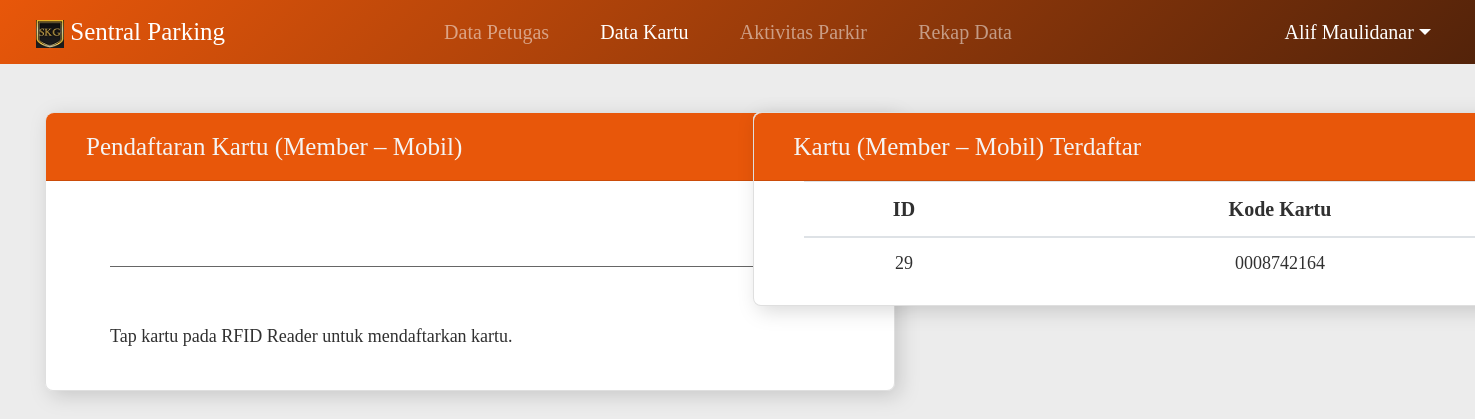
Screenshot of /mitra/daftar/member-mobil.php with the database file from the repository.
### tables this page shows
CREATE TABLE `kartu_daftar` (
  `id` int(5) NOT NULL,
  `id_kode_kartu` int(5) NOT NULL,
  `id_status` int(1) NOT NULL,
  `id_jenis` int(1) DEFAULT NULL
);

CREATE TABLE `kartu_kartu` (
  `id_kode_kartu` int(5) NOT NULL,
  `kode_kartu` varchar(10) NOT NULL
);

### mitra/daftar/member-mobil.php (the view, shortened to what this page needs)
<!doctype html>
<html lang="en">
<head>
    <link rel="stylesheet" href="https://cdn.jsdelivr.net/npm/bootstrap@4.0.0/dist/css/bootstrap.min.css">
    <link rel="stylesheet" href="css/member-mobil.css">
</head>
<body>
    <div class="container-fluid w-100">
        <nav class="navbar navbar-expand-lg navbar-dark d-flex gradien fixed-top w-100 align-middle">
            <a class="navbar-brand" href="../data-petugas-mitra.php">
                <img src="../../assets/logo/logo32x32.png" width="28" height="28" class="d-inline-block align-middle" alt="">
                Sentral Parking
            </a>
            <ul class="navbar-nav w-50 mx-auto d-flex align-items-center justify-content-center">
                <li class="nav-item w-100">
                    <div class="collapse navbar-collapse" id="navbarNavAltMarkup">
                        <div class="navbar-nav justify-content-around menu-lists">
                            <p class="nav-item nav-link menu"> </p>
                            <a class="nav-item nav-link menu" href="../data-petugas-mitra.php">Data Petugas</a>
                            <a class="nav-item nav-link menu active" href="../data-kartu-mitra.php">Data Kartu</a>
                            <a class="nav-item nav-link menu" href="../aktivitas-parkir-mitra.php">Aktivitas Parkir</a>
                            <a class="nav-item nav-link menu" href="../rekap-data-mitra.php">Rekap Data</a>
                            <p class="nav-item nav-link menu"> </p>
                        </div>
                    </div>
                </li>
            </ul>
            <ul class="navbar-nav profile d-flex align-items-center justify-content-end">
                <li class="nav-item dropdown active text-right">
                    <a class="nav-link dropdown-toggle tombol-profile d-flex align-items-center justify-content-end" href="#" id="navbarDropdown" role="button" data-toggle="dropdown" aria-haspopup="true" aria-expanded="false">
                        Alif Maulidanar
                    </a>
                </li>
            </ul>
        </nav>
        <div class="container-fluid">
            <div class="row w-100 marpad-1 justify-content-around mx-auto">
                <div class="col-lg-6">
                    <div class="area-mp mx-auto">
                        <div class="card masuk">
                            <div class="card-header">
                                <ul class="list-inline w-100 h-100 d-flex justify-content-start baris-judul-masuk">
                                    <li class="list-inline-item judul d-flex align-items-center">Pendaftaran Kartu (Member – Mobil)</li>
                                </ul>
                            </div>
                            <div class="container form-kendaraan">
                                <form action="" method="post">
                                    <div class="row w-100 justify-content-center kendaraan">
                                        <div class="col-lg-11 w-100 identitas">
                                            <div class="row">
                                                <div class="col form-group">
                                                    <input type="text" class="form-control plat text-center" name="kode_kartu" id="kode_kartu">
                                                </div>
                                            </div>
                                        </div>
                                    </div>
                                    <div class="row justify-content-start">
                                        <span class="success-message">
                                            <?php
                                                function teksDef() {
                                                    echo 'Tap kartu pada RFID Reader untuk mendaftarkan kartu.';
                                                }
                                                $def = teksDef();
                                            ?>
                                        </span>
                                    </div>
                                </form>
                            </div>
                        </div>
                    </div>
                </div>
                <div class="col-lg-6">
                    <div class="area-kp mx-auto">
                        <div class="card keluar">
                            <div class="card-header">
                                <ul class="list-inline w-100 h-100 d-flex justify-content-start baris-judul-keluar">
                                    <li class="list-inline-item judul d-flex align-items-center">Kartu (Member – Mobil) Terdaftar</li>
                                </ul>
                            </div>
                            <div class="container form-kendaraan">
                                <div class="row w-100 d-flex justify-content-center baris-tabel-petugas">
                                    <div class="col-lg-12">
                                        <table class="table table-responsive-lg table-hover tabel-kendaraan">
                                            <thead>
                                                <tr>
                                                    <th scope="col">ID</th>
                                                    <th scope="col">Kode Kartu</th>
                                                </tr>
                                            </thead>
                                            <tbody>
                                                <?php
                                                    include '../../config/koneksi2.php';
                                                    $query = mysqli_query($con, "SELECT kartu_daftar.id_kode_kartu, kartu_daftar.id_jenis, kartu_daftar.id_status, kartu_kartu.id_kode_kartu, kartu_kartu.kode_kartu FROM kartu_daftar, kartu_kartu WHERE kartu_daftar.id_status = '2' AND kartu_daftar.id_jenis = '1' AND kartu_daftar.id_kode_kartu = kartu_kartu.id_kode_kartu");
                                                    if($query->num_rows > 0){
                                                        while($row = $query-> fetch_assoc()){
                                                            echo "<tr>
                                                                <td>$row[id_kode_kartu]</td>
                                                                <td>$row[kode_kartu]</td>
                                                            </tr>";
                                                        }
                                                    } else {
                                                        echo "<h5>Data kartu tidak ditemukan.</h5>";
                                                    }
                                                ?>
                                            </tbody>
                                    </table>
                                    </div>
                                </div>
                            </div>
                        </div>
                    </div>
                </div>
            </div>
        </div>
</body>
</html>

### mitra/daftar/css/member-mobil.css (style rules this page uses)
body, html { font-family: 'Noto Sans Regular'; background-color: #ECECEC; }
.navbar { width: 100%; }
.navbar-nav { width: 100%; margin-right: 1.25rem; }
.gradien { background-image: linear-gradient(135deg, #E8570A, #53230A); }
.navbar-brand { font-family: "Noto Sans Bold"; font-size: 1.563rem; margin-left: 1.25rem; }
.menu-lists { margin: 0; }
.menu { font-family: "Noto Sans Semibold"; font-size: 1.25rem; }
.profile { width: 14rem; margin-right: 1.25rem; margin-left: 0; }
.tombol-profile { font-size: 1.25rem; }
.area-mp { width: 53.125rem; background-color: #FFFFFF; color: #303030; border-radius: 8px; }
.kendaraan { margin-left: 0; }
.area-kp { width: 53.125rem; background-color: #FFFFFF; color: #303030; border-radius: 8px; }
.card { filter: drop-shadow(5px 5px 10px rgba(0, 0, 0, 0.15)); }
.marpad-1 { padding-top: 7rem; }
.masuk .card-header { background-color: #E8570A; border-radius: 8px 8px 0 0; font-size: 1.563rem; font-family: "Noto Sans Semibold"; height: 4.25rem; }
.judul { color: #F4F4F4; margin-left: 1.25rem; }
.masuk { border-radius: 8px; }
.form-control { color: #666666; background-color: #f4f4f4; font-size: 1.25rem; border: none; border-bottom: 1px solid #666666; padding-left: 0; padding-right: 0; padding-bottom: .938rem; border-radius: 0; background: none; }
.plat { padding-top: 2.5rem !important; }
.keluar .card-header { background-color: #E8570A; border-radius: 8px 8px 0 0; font-size: 1.563rem; font-family: "Noto Sans Semibold"; height: 4.25rem; }
.keluar { border-radius: 8px; }
.tabel-kendaraan { color: #303030; width: 47rem; font-size: 1.125rem; margin-left: 1.25rem; margin-right: 1.25rem; }
.tabel-kendaraan thead, .tabel-petugas thead { font-size: 1.25rem; text-align: center; }
.tabel-kendaraan td, .tabel-petugas td { text-align: center; }
.baris-tabel-petugas { margin-left: 0; }
.success-message { font-family: 'Noto Sans SemiBold'; font-size: 1.125rem; margin-top: 2.5rem; margin-bottom: 2.5rem; margin-left: 4rem; }

### rows the page displays
kartu_daftar: id_kode_kartu.id_kode_kartu "29", id_kode_kartu.kode_kartu "0008742164"
